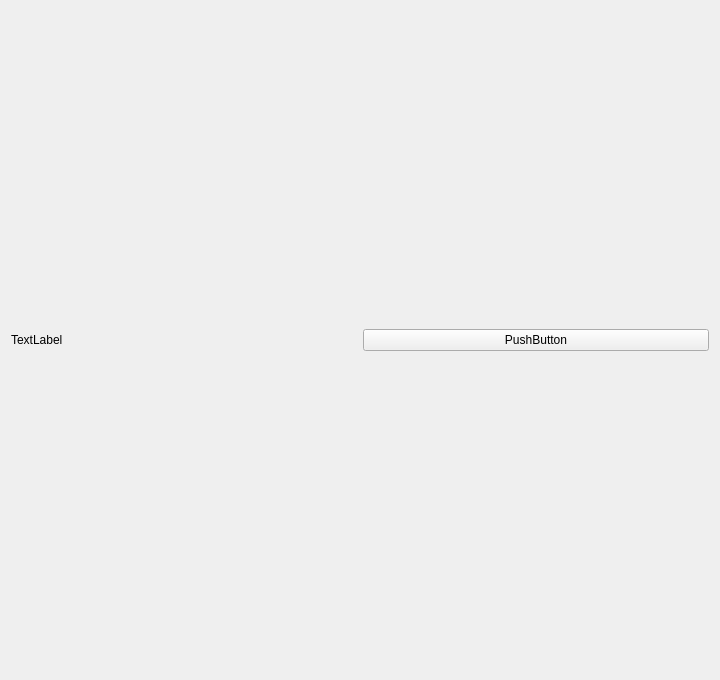
<?xml version="1.0" encoding="UTF-8"?>
<ui version="4.0">
 <class>TJ_GUI</class>
 <widget class="QWidget" name="TJ_GUI">
  <property name="geometry">
   <rect>
    <x>0</x>
    <y>0</y>
    <width>720</width>
    <height>680</height>
   </rect>
  </property>
  <property name="windowTitle">
   <string>TJ_GUI</string>
  </property>
  <layout class="QHBoxLayout" name="horizontalLayout">
   <item>
    <widget class="QLabel" name="label">
     <property name="text">
      <string>TextLabel</string>
     </property>
    </widget>
   </item>
   <item>
    <widget class="QPushButton" name="pushButton">
     <property name="text">
      <string>PushButton</string>
     </property>
    </widget>
   </item>
   <item>
    <layout class="QGridLayout" name="gridLayout_4"/>
   </item>
  </layout>
 </widget>
 <layoutdefault spacing="6" margin="11"/>
 <resources/>
 <connections/>
</ui>
